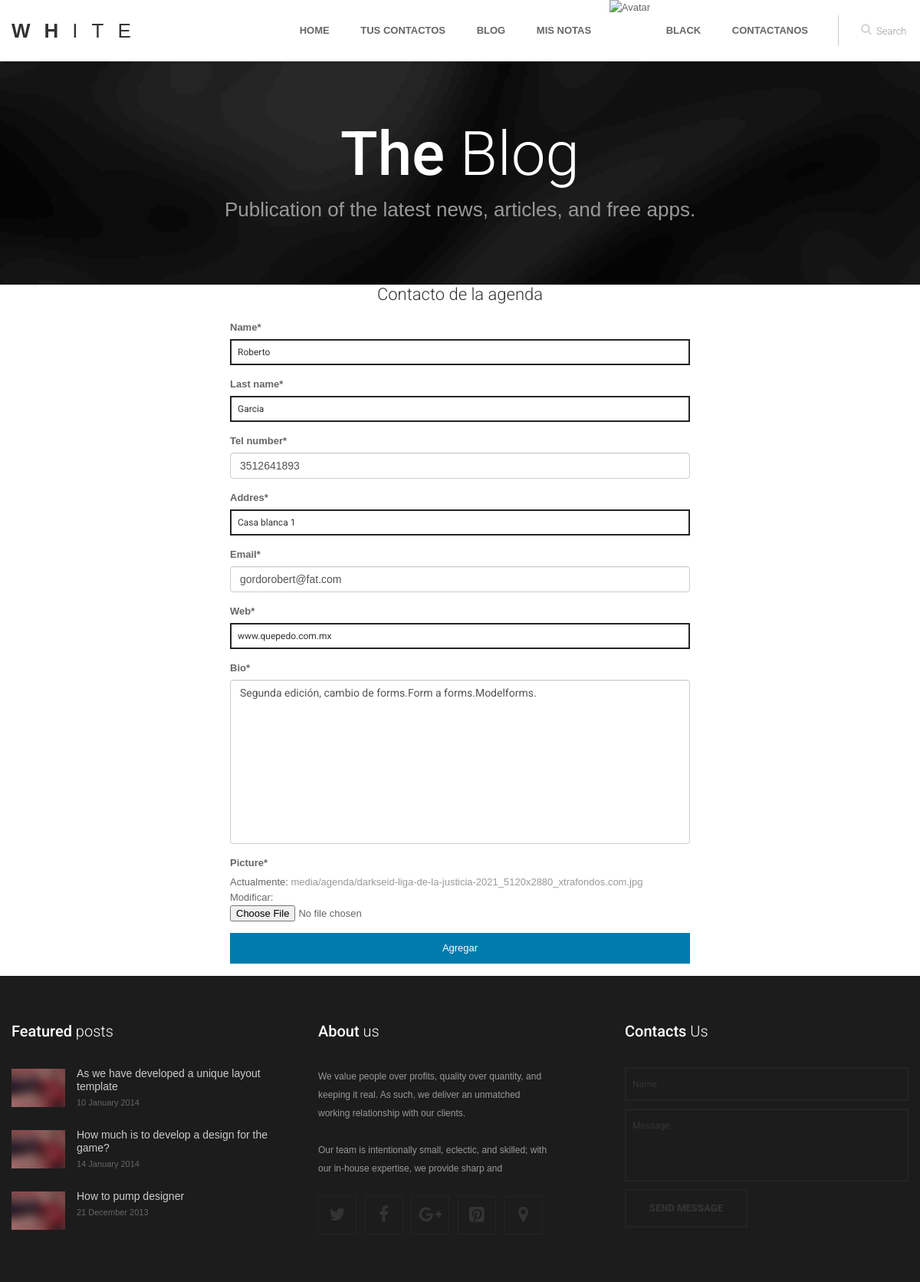
The page /edit/1 (signed in) on the database its author committed.
### agendaApp/models.py (models this page shows)
class AgendaModel(models.Model):
    name = models.CharField(max_length=100)
    last_name = models.CharField(max_length=100)
    tel_number = models.IntegerField()
    addres = models.CharField(max_length=140)
    email = models.EmailField()
    web = models.CharField(max_length=240)
    bio = models.TextField(max_length=300)
    picture = models.ImageField(upload_to='media/agenda')

### agendaApp/views.py (the view)
# urls.py: url(r'^edit/(?P<pk>\d+)$', ContactUpdate.as_view(), name='edit'),
class ContactUpdate(CustomContextAvatarMixin, UpdateView):
    model = AgendaModel
    template_name = 'agenda/contact_form.html'
    fields = ['name', 'last_name', 'tel_number', 'addres', 'email', 'web', 'bio', 'picture']
    success_url = reverse_lazy('contact:list')

### homeApp/views.py (called while the page is built)
    def get_context_data(self, **kwargs):
        context = super().get_context_data(**kwargs)
        avatar = Avatar.objects.filter(user=self.request.user).first()
        context['url'] = avatar.imagen.url
        return context

### template/agenda/contact_form.html (shortened to what this page needs)
{% extends "base.html" %}
{% load static %}
{% load crispy_forms_tags %}
{% block content %}
<div  style="margin:auto; width:50%;">
    <h3 style="text-align:center">Contacto de la agenda</h3>
    <form method="POST" enctype="multipart/form-data">
        {{ form|crispy }}
        <button type="submit" class="buttons">Agregar</button>
    </form>
</div>
{% endblock %}

### template/base.html (shortened to what this page needs)
{% load static %}
<!DOCTYPE html>
<head>
	<link href={% static "css/bootstrap.min.css" %} rel="stylesheet" type="text/css" />
	<link href={% static "css/flexslider.css" %} rel="stylesheet" type="text/css" />
	<link href={% static "css/animate.css" %} rel="stylesheet" type="text/css" media="all" />
    <link href={% static "css/owl.carousel.css" %} rel="stylesheet">
	<link href={% static "css/style.css" %} rel="stylesheet" type="text/css" />
	<link href={% static "css/colors/" %} rel="stylesheet" type="text/css" id="colors" />
	<link href="http://netdna.bootstrapcdn.com/font-awesome/4.0.3/css/font-awesome.css" rel="stylesheet">
</head>
<body>
<div class="preloader_hide">
	<div id="page" class="single_page">
		<header>
			<div class="menu_block">
				<div class="container clearfix">
					<div class="logo pull-left">
						<a href="index.html" ><span class="b1">w</span><span class="b2">h</span><span class="b3">i</span><span class="b4">t</span><span class="b5">e</span></a>
					</div>
					<div id="search-form" class="pull-right">
						<form method="get" action="#">
							<input type="text" name="Search" value="Search" onFocus="if (this.value == 'Search') this.value = '';" onBlur="if (this.value == '') this.value = 'Search';" />
						</form>
					</div>
					<div class="pull-right">
						<nav class="navmenu center">
							<ul>
								<li class="first scroll_btn {% if request.path == '/' %}active{% endif %}">
									<a href="{% url 'Home' %}">Home</a>
								</li>
								<li class="sub-menu {% if request.path == '/list' %}active{% endif %}">
									<a  href="{% url 'contact:list' %}">tus contactos</a>
								</li>
								<li class="sub-menu {% if request.path == '/blog' %}active{% endif %}">
										<a href="{% url 'Blog' %}">Blog</a>
								</li>
								<li class="sub-menu {% if request.path == '/notas' %}active{% endif %}">
									<a href="{% url 'notas:list' %}">Mis notas</a>
								</li>
								{% if request.user.is_authenticated %}
									<img width= "40px" height="40px" src="{{url}}" alt="Avatar">
									<li class="sub-menu">
										<a href="javascript:void(0);">{{user.get_username}}</a>
									</li>
								{% else %}
									<li><a href="{% url 'Login'%}?next={{request.path}}">Login</a></li>
								{% endif %}
								<li class="scroll_btn last {% if request.path == '/contactanos' %}active{% endif %}">
									<a href="{% url 'Contactanos' %}">Contactanos</a>
								</li>
							</ul>
						</nav>
					</div>
				</div>
			</div>
		</header>
		<section class="breadcrumbs_block clearfix parallax">
			<div class="container center">
				<h2><b>The</b> Blog</h2>
				<p>Publication of the latest news, articles, and free apps.</p>
			</div>
		</section>
		<section id="content">
			<div class="container">
				<div class="row">
				{% block content %}
				{% endblock %}
				</div>
			</div>
		</section>
	</div>
	<section id="contacts">
	</section>
	<footer>
		<div class="container">
			<div class="row" data-appear-top-offset="-200" data-animated="fadeInUp">
				<div class="col-lg-4 col-md-4 col-sm-6 padbot30">
					<h4><b>Featured</b> posts</h4>
					<div class="recent_posts_small clearfix">
						<div class="post_item_img_small">
							<img src={% static "images/blog/3.jpg" %} alt="" />
						</div>
						<div class="post_item_content_small">
							<a class="title" href="blog.html" >As we have developed a unique layout template</a>
							<ul class="post_item_inf_small">
								<li>10 January 2014</li>
							</ul>
						</div>
					</div>
					<div class="recent_posts_small clearfix">
						<div class="post_item_img_small">
							<img src={% static "images/blog/3.jpg" %} alt="" />
						</div>
						<div class="post_item_content_small">
							<a class="title" href="blog.html" >How much is to develop a design for the game?</a>
							<ul class="post_item_inf_small">
								<li>14 January 2014</li>
							</ul>
						</div>
					</div>
					<div class="recent_posts_small clearfix">
						<div class="post_item_img_small">
							<img src={% static "images/blog/3.jpg" %} alt="" />
						</div>
						<div class="post_item_content_small">
							<a class="title" href="blog.html" >How to pump designer</a>
							<ul class="post_item_inf_small">
								<li>21 December 2013</li>
							</ul>
						</div>
					</div>
				</div>
				<div class="col-lg-4 col-md-4 col-sm-6 padbot30 foot_about_block">
					<h4><b>About</b> us</h4>
					<p>We value people over profits, quality over quantity, and keeping it real. As such, we deliver an unmatched working relationship with our clients.</p>
					<p>Our team is intentionally small, eclectic, and skilled; with our in-house expertise, we provide sharp and</p>
					<ul class="social">
						<li><a href="javascript:void(0);" ><i class="fa fa-twitter"></i></a></li>
						<li><a href="javascript:void(0);" ><i class="fa fa-facebook"></i></a></li>
						<li><a href="javascript:void(0);" ><i class="fa fa-google-plus"></i></a></li>
						<li><a href="javascript:void(0);" ><i class="fa fa-pinterest-square"></i></a></li>
						<li><a href="javascript:void(0);" ><i class="map_show fa fa-map-marker"></i></a></li>
					</ul>
				</div>
				<div class="col-lg-4 col-md-4 padbot30">
					<h4><b>Contacts</b> Us</h4>
					<div class="span9 contact_form">
						<div id="fields">
							<form id="contact-form-face" class="clearfix" action="#">
								<input type="text" name="name" value="Name" onFocus="if (this.value == 'Name') this.value = '';" onBlur="if (this.value == '') this.value = 'Name';" />
								<textarea name="message" onFocus="if (this.value == 'Message') this.value = '';" onBlur="if (this.value == '') this.value = 'Message';">Message</textarea>
								<input class="contact_btn" type="submit" value="Send message" />
							</form>
						</div>
					</div>
				</div>
			</div>
		</div>
	</footer>
</div>
</body>
</html>

### rows shown on the page
AgendaModel: name "Roberto", last_name "Garcia", tel_number "3512641893", addres "Casa blanca 1", email "gordorobert@fat.com", web "www.quepedo.com.mx", bio "Segunda edición, cambio de forms.Form a forms.Modelforms."

### other values the page prints
{{ user.get_username }} "BLACK"
